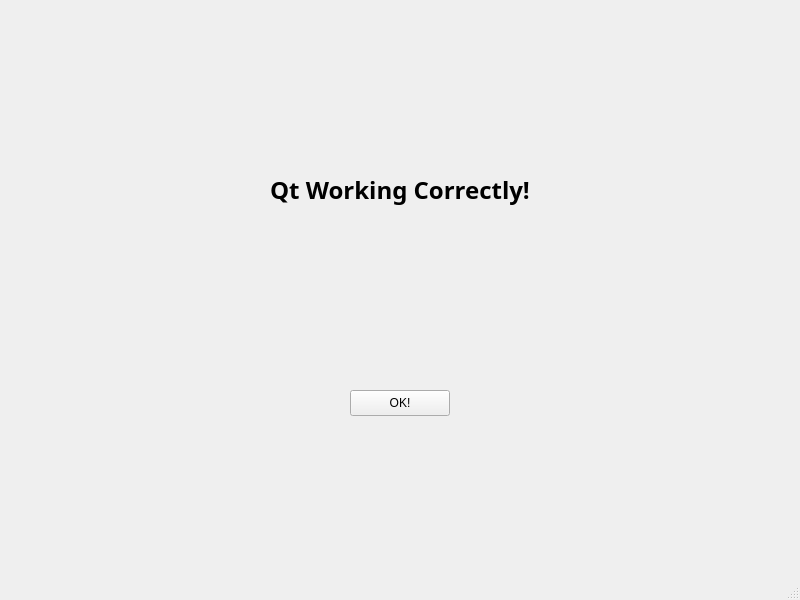
<?xml version="1.0" encoding="UTF-8"?>
<ui version="4.0">
 <class>MainWindow</class>
 <widget class="QMainWindow" name="MainWindow">
  <property name="geometry">
   <rect>
    <x>0</x>
    <y>0</y>
    <width>800</width>
    <height>600</height>
   </rect>
  </property>
  <property name="windowTitle">
   <string>MainWindow</string>
  </property>
  <widget class="QWidget" name="centralwidget">
   <widget class="QLabel" name="label">
    <property name="geometry">
     <rect>
      <x>250</x>
      <y>170</y>
      <width>300</width>
      <height>40</height>
     </rect>
    </property>
    <property name="font">
     <font>
      <family>Ubuntu Mono</family>
      <pointsize>18</pointsize>
      <bold>true</bold>
     </font>
    </property>
    <property name="text">
     <string>Qt Working Correctly!</string>
    </property>
    <property name="alignment">
     <set>Qt::AlignmentFlag::AlignCenter</set>
    </property>
   </widget>
   <widget class="QPushButton" name="pushButton">
    <property name="geometry">
     <rect>
      <x>350</x>
      <y>390</y>
      <width>100</width>
      <height>26</height>
     </rect>
    </property>
    <property name="text">
     <string>OK!</string>
    </property>
   </widget>
  </widget>
  <widget class="QMenuBar" name="menubar">
   <property name="geometry">
    <rect>
     <x>0</x>
     <y>0</y>
     <width>800</width>
     <height>23</height>
    </rect>
   </property>
  </widget>
  <widget class="QStatusBar" name="statusbar"/>
 </widget>
 <resources/>
 <connections/>
</ui>
